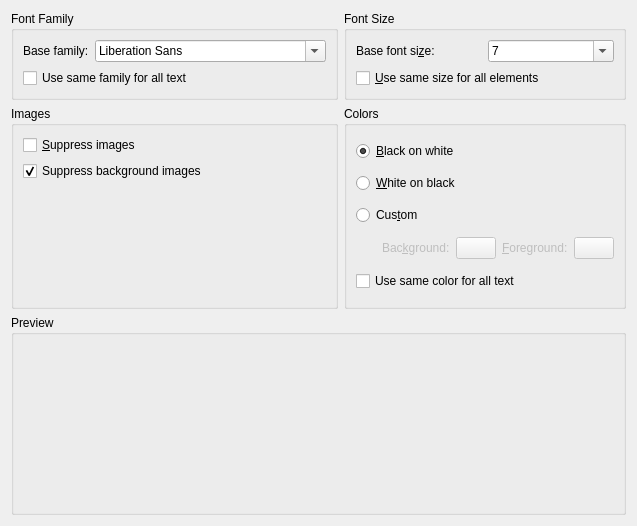
<ui version="4.0" >
 <class>CSSCustomDialog</class>
 <widget class="QWidget" name="CSSCustomDialog" >
  <property name="geometry" >
   <rect>
    <x>0</x>
    <y>0</y>
    <width>633</width>
    <height>526</height>
   </rect>
  </property>
  <property name="whatsThis" >
   <string>&lt;b>Stylesheets&lt;/b>&lt;p>See http://www.w3.org/Style/CSS for further information on cascading style sheets.&lt;/p></string>
  </property>
  <layout class="QVBoxLayout" >
   <item>
    <layout class="QGridLayout" name="gridLayout" >
     <item row="3" column="0" >
      <widget class="QGroupBox" name="GroupBox7" >
       <property name="whatsThis" >
        <string>&lt;b>Font family&lt;/b>&lt;p>A font family is a group of fonts that resemble one another, with family members that are e.g. bold, italic, or any number of the above.&lt;/p></string>
       </property>
       <property name="title" >
        <string>Font Family</string>
       </property>
       <layout class="QGridLayout" >
        <item row="0" column="0" >
         <widget class="QLabel" name="txtBaseFontFamily" >
          <property name="text" >
           <string>Base family:</string>
          </property>
         </widget>
        </item>
        <item row="0" column="1" >
         <widget class="QFontComboBox" name="fontFamily" >
          <property name="whatsThis" >
           <string>&lt;p>This is the currently selected font family&lt;/p></string>
          </property>
         </widget>
        </item>
        <item row="1" column="0" colspan="2" >
         <widget class="QCheckBox" name="sameFamily" >
          <property name="whatsThis" >
           <string>&lt;b>Use same family for all text&lt;/b>&lt;p>Select this option to override custom fonts everywhere in favor of the base font.&lt;/p></string>
          </property>
          <property name="text" >
           <string>Use same family for all text</string>
          </property>
         </widget>
        </item>
       </layout>
      </widget>
     </item>
     <item row="3" column="1" >
      <widget class="QGroupBox" name="GroupBox3" >
       <property name="title" >
        <string>Font Size</string>
       </property>
       <layout class="QGridLayout" >
        <item row="0" column="0" >
         <widget class="QLabel" name="txtFontsize" >
          <property name="text" >
           <string>Base font si&amp;ze:</string>
          </property>
          <property name="wordWrap" >
           <bool>false</bool>
          </property>
          <property name="buddy" >
           <cstring>basefontsize</cstring>
          </property>
         </widget>
        </item>
        <item row="0" column="1" >
         <widget class="QComboBox" name="basefontsize" >
          <property name="editable" >
           <bool>true</bool>
          </property>
          <item>
           <property name="text" >
            <string>7</string>
           </property>
          </item>
          <item>
           <property name="text" >
            <string>8</string>
           </property>
          </item>
          <item>
           <property name="text" >
            <string>9</string>
           </property>
          </item>
          <item>
           <property name="text" >
            <string>10</string>
           </property>
          </item>
          <item>
           <property name="text" >
            <string>11</string>
           </property>
          </item>
          <item>
           <property name="text" >
            <string>12</string>
           </property>
          </item>
          <item>
           <property name="text" >
            <string>14</string>
           </property>
          </item>
          <item>
           <property name="text" >
            <string>16</string>
           </property>
          </item>
          <item>
           <property name="text" >
            <string>20</string>
           </property>
          </item>
          <item>
           <property name="text" >
            <string>24</string>
           </property>
          </item>
          <item>
           <property name="text" >
            <string>32</string>
           </property>
          </item>
          <item>
           <property name="text" >
            <string>48</string>
           </property>
          </item>
          <item>
           <property name="text" >
            <string>64</string>
           </property>
          </item>
         </widget>
        </item>
        <item row="1" column="0" colspan="2" >
         <widget class="QCheckBox" name="dontScale" >
          <property name="whatsThis" >
           <string>&lt;b>Use same size for all elements&lt;/b>&lt;p>Select this option to override custom font sizes in favor of the base font size. All fonts will be displayed in the same size.&lt;/p></string>
          </property>
          <property name="text" >
           <string>&amp;Use same size for all elements</string>
          </property>
         </widget>
        </item>
       </layout>
      </widget>
     </item>
     <item row="4" column="1" >
      <widget class="QGroupBox" name="ButtonGroup2" >
       <property name="title" >
        <string>Colors</string>
       </property>
       <layout class="QGridLayout" >
        <item row="3" column="0" >
         <spacer>
          <property name="orientation" >
           <enum>Qt::Horizontal</enum>
          </property>
          <property name="sizeType" >
           <enum>QSizePolicy::Fixed</enum>
          </property>
          <property name="sizeHint" stdset="0" >
           <size>
            <width>20</width>
            <height>20</height>
           </size>
          </property>
         </spacer>
        </item>
        <item row="0" column="0" colspan="5" >
         <widget class="QRadioButton" name="blackOnWhite" >
          <property name="whatsThis" >
           <string>&lt;b>Black on White&lt;/b>&lt;p>This is what you normally see.&lt;/p></string>
          </property>
          <property name="text" >
           <string>&amp;Black on white</string>
          </property>
          <property name="checked" >
           <bool>true</bool>
          </property>
         </widget>
        </item>
        <item row="1" column="0" colspan="5" >
         <widget class="QRadioButton" name="whiteOnBlack" >
          <property name="whatsThis" >
           <string>&lt;b>White on Black&lt;/b>&lt;p>This is your classic inverse color scheme.&lt;/p></string>
          </property>
          <property name="text" >
           <string>&amp;White on black</string>
          </property>
         </widget>
        </item>
        <item row="2" column="0" colspan="5" >
         <widget class="QRadioButton" name="customColor" >
          <property name="whatsThis" >
           <string>&lt;b>Custom&lt;/b>&lt;p>Select this option to define a custom color for the default font.&lt;/p></string>
          </property>
          <property name="text" >
           <string>Cus&amp;tom</string>
          </property>
         </widget>
        </item>
        <item row="3" column="1" >
         <widget class="QLabel" name="txtBackground" >
          <property name="enabled" >
           <bool>false</bool>
          </property>
          <property name="whatsThis" >
           <string>&lt;b>Background&lt;/b>&lt;p>This background color is the one displayed behind the text by default. A background image will override this.&lt;/p></string>
          </property>
          <property name="text" >
           <string>Bac&amp;kground:</string>
          </property>
          <property name="wordWrap" >
           <bool>false</bool>
          </property>
          <property name="buddy" >
           <cstring>backgroundColorButton</cstring>
          </property>
         </widget>
        </item>
        <item row="3" column="2" >
         <widget class="KColorButton" name="backgroundColorButton" >
          <property name="enabled" >
           <bool>false</bool>
          </property>
          <property name="whatsThis" >
           <string>&lt;b>Background&lt;/b>&lt;p>Behind this door lays the ability to choose a custom default background.&lt;/p></string>
          </property>
          <property name="text" >
           <string/>
          </property>
         </widget>
        </item>
        <item row="4" column="0" colspan="5" >
         <widget class="QCheckBox" name="sameColor" >
          <property name="whatsThis" >
           <string>&lt;b>Use same color for all text&lt;/b>&lt;p>Select this option to apply your chosen color to the default font as well as any custom fonts as specified in a stylesheet.&lt;/p></string>
          </property>
          <property name="text" >
           <string>Use same color for all text</string>
          </property>
         </widget>
        </item>
        <item row="3" column="3" >
         <widget class="QLabel" name="txtForeground" >
          <property name="enabled" >
           <bool>false</bool>
          </property>
          <property name="whatsThis" >
           <string>&lt;b>Foreground color&lt;/b>&lt;p>The foreground color is the color that the text is drawn in.&lt;/p></string>
          </property>
          <property name="text" >
           <string>&amp;Foreground:</string>
          </property>
          <property name="wordWrap" >
           <bool>false</bool>
          </property>
          <property name="buddy" >
           <cstring>foregroundColorButton</cstring>
          </property>
         </widget>
        </item>
        <item row="3" column="4" >
         <widget class="KColorButton" name="foregroundColorButton" >
          <property name="enabled" >
           <bool>false</bool>
          </property>
          <property name="whatsThis" >
           <string>&lt;b>Foreground color&lt;/b>&lt;p>The foreground color is the color that the text is drawn in.&lt;/p></string>
          </property>
          <property name="text" >
           <string/>
          </property>
         </widget>
        </item>
       </layout>
      </widget>
     </item>
     <item row="4" column="0" >
      <widget class="QGroupBox" name="GroupBox3_2" >
       <property name="whatsThis" >
        <string>&lt;b>Images&lt;/b></string>
       </property>
       <property name="title" >
        <string>Images</string>
       </property>
       <layout class="QGridLayout" >
        <item row="0" column="0" >
         <widget class="QCheckBox" name="hideImages" >
          <property name="whatsThis" >
           <string>&lt;b>Suppress images&lt;/b>&lt;p>Selecting this will prevent Konqueror from loading images.&lt;/p></string>
          </property>
          <property name="text" >
           <string>&amp;Suppress images</string>
          </property>
         </widget>
        </item>
        <item row="1" column="0" >
         <widget class="QCheckBox" name="hideBackground" >
          <property name="whatsThis" >
           <string>&lt;b>Suppress background images&lt;/b>&lt;p>Selecting this option will prevent Konqueror from loading background images.&lt;/p></string>
          </property>
          <property name="text" >
           <string>Suppress background images</string>
          </property>
          <property name="checked" >
           <bool>true</bool>
          </property>
         </widget>
        </item>
        <item row="2" column="0" >
         <spacer name="verticalSpacer" >
          <property name="orientation" >
           <enum>Qt::Vertical</enum>
          </property>
          <property name="sizeHint" stdset="0" >
           <size>
            <width>20</width>
            <height>40</height>
           </size>
          </property>
         </spacer>
        </item>
       </layout>
      </widget>
     </item>
     <item row="5" column="0" colspan="2" >
      <widget class="QGroupBox" name="previewBox" >
       <property name="minimumSize" >
        <size>
         <width>0</width>
         <height>200</height>
        </size>
       </property>
       <property name="title" >
        <string>Preview</string>
       </property>
      </widget>
     </item>
    </layout>
   </item>
   <item>
    <layout class="QHBoxLayout" />
   </item>
   <item>
    <layout class="QHBoxLayout" />
   </item>
  </layout>
 </widget>
 <customwidgets>
  <customwidget>
   <class>KColorButton</class>
   <extends>QPushButton</extends>
   <header>kcolorbutton.h</header>
  </customwidget>
 </customwidgets>
 <tabstops>
  <tabstop>sameFamily</tabstop>
  <tabstop>basefontsize</tabstop>
  <tabstop>dontScale</tabstop>
  <tabstop>blackOnWhite</tabstop>
  <tabstop>backgroundColorButton</tabstop>
  <tabstop>sameColor</tabstop>
  <tabstop>hideImages</tabstop>
  <tabstop>hideBackground</tabstop>
 </tabstops>
 <includes>
  <include location="global" >kcolorbutton.h</include>
 </includes>
 <resources/>
 <connections>
  <connection>
   <sender>customColor</sender>
   <signal>toggled(bool)</signal>
   <receiver>backgroundColorButton</receiver>
   <slot>setEnabled(bool)</slot>
   <hints>
    <hint type="sourcelabel" >
     <x>339</x>
     <y>202</y>
    </hint>
    <hint type="destinationlabel" >
     <x>420</x>
     <y>227</y>
    </hint>
   </hints>
  </connection>
  <connection>
   <sender>customColor</sender>
   <signal>toggled(bool)</signal>
   <receiver>foregroundColorButton</receiver>
   <slot>setEnabled(bool)</slot>
   <hints>
    <hint type="sourcelabel" >
     <x>318</x>
     <y>205</y>
    </hint>
    <hint type="destinationlabel" >
     <x>416</x>
     <y>257</y>
    </hint>
   </hints>
  </connection>
  <connection>
   <sender>customColor</sender>
   <signal>toggled(bool)</signal>
   <receiver>txtBackground</receiver>
   <slot>setEnabled(bool)</slot>
   <hints>
    <hint type="sourcelabel" >
     <x>377</x>
     <y>203</y>
    </hint>
    <hint type="destinationlabel" >
     <x>355</x>
     <y>237</y>
    </hint>
   </hints>
  </connection>
  <connection>
   <sender>customColor</sender>
   <signal>toggled(bool)</signal>
   <receiver>txtForeground</receiver>
   <slot>setEnabled(bool)</slot>
   <hints>
    <hint type="sourcelabel" >
     <x>390</x>
     <y>200</y>
    </hint>
    <hint type="destinationlabel" >
     <x>368</x>
     <y>256</y>
    </hint>
   </hints>
  </connection>
 </connections>
</ui>
